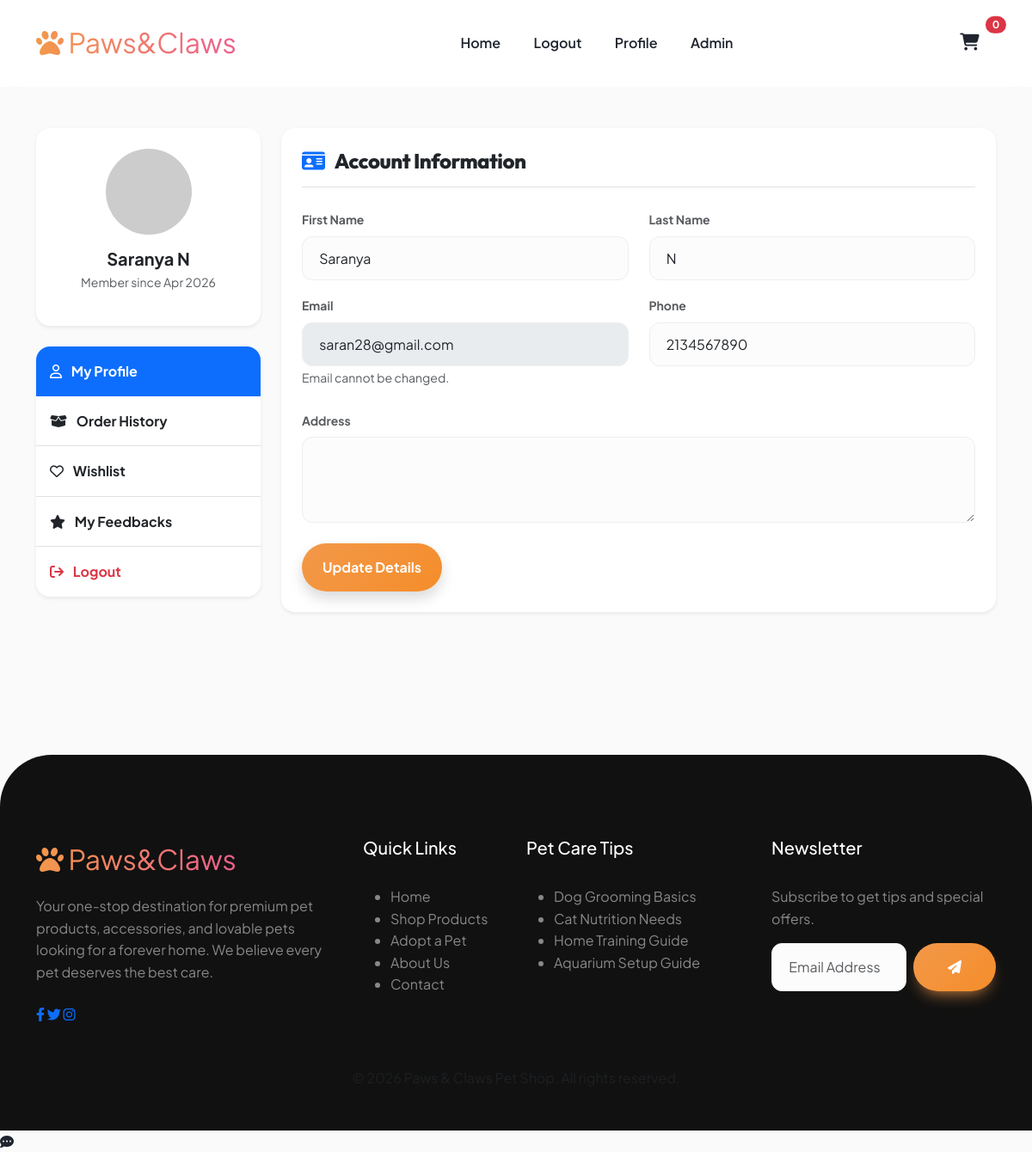
Screenshot of /profile.php (signed in) with the database file from the repository.
### tables this page shows
CREATE TABLE `users` (
  `id` int NOT NULL AUTO_INCREMENT,
  `first_name` varchar(50) NOT NULL,
  `last_name` varchar(50) NOT NULL,
  `email` varchar(100) NOT NULL,
  `phone` varchar(20) NOT NULL,
  `password` varchar(255) NOT NULL,
  `address` text,
  `created_at` timestamp NULL DEFAULT CURRENT_TIMESTAMP,
  PRIMARY KEY (`id`),
  UNIQUE KEY `email` (`email`)
);

### profile.php (the view, shortened to what this page needs)
<?php
require_once 'includes/db.php';
$user_id = $_SESSION['user_id'] ?? null;
$stmt = $pdo->prepare("SELECT * FROM users WHERE id = ?");
$stmt->execute([$user_id]);
$user = $stmt->fetch();
include 'includes/header.php';
?>
<div class="container my-5" style="min-height: 60vh;">
    <div class="row">
        <div class="col-lg-3 mb-4">
            <div class="card shadow-sm border-0 rounded-4 text-center p-4 mb-4">
                <img src="https://ui-avatars.com/api/?name=<?php echo urlencode($user['first_name'] . ' ' . $user['last_name']); ?>&background=f2a65a&color=fff&size=100" alt="User Avatar" class="rounded-circle mb-3 mx-auto" style="width: 100px; height: 100px;">
                <h5 class="fw-bold mb-1"><?php echo htmlspecialchars($user['first_name'] . ' ' . $user['last_name']); ?></h5>
                <p class="text-muted small">Member since <?php echo date('M Y', strtotime($user['created_at'])); ?></p>
            </div>
            <div class="card shadow-sm border-0 rounded-4 overflow-hidden">
                <div class="list-group list-group-flush border-0">
                    <a href="#profile" class="list-group-item list-group-item-action active p-3 fw-bold border-0" data-bs-toggle="list">
                        <i class="fa-regular fa-user me-2"></i> My Profile
                    </a>
                    <a href="#orders" class="list-group-item list-group-item-action p-3 fw-bold border-bottom" data-bs-toggle="list">
                        <i class="fa-solid fa-box-open me-2"></i> Order History
                    </a>
                    <a href="#wishlist" class="list-group-item list-group-item-action p-3 fw-bold border-bottom" data-bs-toggle="list">
                        <i class="fa-regular fa-heart me-2"></i> Wishlist
                    </a>
                    <a href="#feedbacks" class="list-group-item list-group-item-action p-3 fw-bold border-bottom" data-bs-toggle="list">
                        <i class="fa-solid fa-star me-2"></i> My Feedbacks
                    </a>
                    <a href="logout.php" class="list-group-item list-group-item-action text-danger p-3 fw-bold border-0">
                        <i class="fa-solid fa-arrow-right-from-bracket me-2"></i> Logout
                    </a>
                </div>
            </div>
        </div>
        <div class="col-lg-9">
            <div class="tab-content" id="nav-tabContent">
                <div class="tab-pane fade show active" id="profile">
                    <div class="card shadow-sm border-0 rounded-4 p-4">
                        <h4 class="brand-font mb-4 pb-3 border-bottom"><i class="fa-solid fa-id-card text-primary me-2"></i> Account Information</h4>
                        <form method="POST">
                            <div class="row mb-3">
                                <div class="col-md-6 mb-3 mb-md-0">
                                    <label class="form-label text-muted small fw-bold">First Name</label>
                                    <input type="text" name="first_name" class="form-control" value="<?php echo htmlspecialchars($user['first_name']); ?>" required>
                                </div>
                                <div class="col-md-6">
                                    <label class="form-label text-muted small fw-bold">Last Name</label>
                                    <input type="text" name="last_name" class="form-control" value="<?php echo htmlspecialchars($user['last_name']); ?>" required>
                                </div>
                            </div>
                            <div class="row mb-4">
                                <div class="col-md-6 mb-3 mb-md-0">
                                    <label class="form-label text-muted small fw-bold">Email</label>
                                    <input type="email" class="form-control" value="<?php echo htmlspecialchars($user['email']); ?>" disabled>
                                    <small class="text-muted">Email cannot be changed.</small>
                                </div>
                                <div class="col-md-6">
                                    <label class="form-label text-muted small fw-bold">Phone</label>
                                    <input type="text" name="phone" class="form-control" value="<?php echo htmlspecialchars($user['phone']); ?>" required>
                                </div>
                            </div>
                            <div class="mb-4">
                                <label class="form-label text-muted small fw-bold">Address</label>
                                <textarea name="address" class="form-control" rows="3"><?php echo htmlspecialchars($user['address'] ?? ''); ?></textarea>
                            </div>
                            <button type="submit" name="update_profile" class="btn btn-primary-custom px-4 shadow">Update Details</button>
                        </form>
                    </div>
                </div>
            </div>
        </div>
    </div>
</div>
<?php include 'includes/footer.php'; ?>

### assets/css/style.css (style rules this page uses)
:root { --primary: hsl(28, 87%, 62%); --primary-light: hsl(28, 87%, 95%); --secondary: hsl(155, 50%, 45%); --accent: hsl(340, 80%, 65%); --bg-main: hsl(0, 0%, 98%); --glass: rgba(255, 255, 255, 0.85); --glass-border: rgba(255, 255, 255, 0.3); --text-dark: hsl(220, 20%, 15%); --text-muted: hsl(220, 10%, 45%); --shadow-float: 0 20px 40px -10px rgba(0,0,0,0.1); --shadow-soft: 0 10px 20px -5px rgba(0,0,0,0.05); --radius-xl: 24px; --radius-lg: 16px; --transition-smooth: all 0.4s cubic-bezier(0.16, 1, 0.3, 1); }
body { font-family: 'Plus Jakarta Sans', sans-serif; background-color: var(--bg-main); color: var(--text-dark); line-height: 1.6; }
h1, h2, h3, h4, .brand-font { font-family: 'Outfit', sans-serif; font-weight: 800; letter-spacing: -0.02em; }
.btn-primary-custom, .btn-secondary-custom { color: white; border: none; padding: 1rem 2.5rem; border-radius: 50px; font-weight: 700; transition: var(--transition-smooth); }
.btn-primary-custom { background: linear-gradient(135deg, var(--primary), #f58d2a); box-shadow: 0 10px 20px -10px var(--primary); }
.form-control { padding: 0.8rem 1.2rem; border: 1px solid #eee; border-radius: 12px; background: #fcfcfc; transition: var(--transition-smooth); }

### rows the page displays
users: first_name+last_name "Saranya N", created_at "Apr 2026", first_name "Saranya", last_name "N", email "saran28@gmail.com", phone "2134567890"

### other values shown
$total_cart "0"
